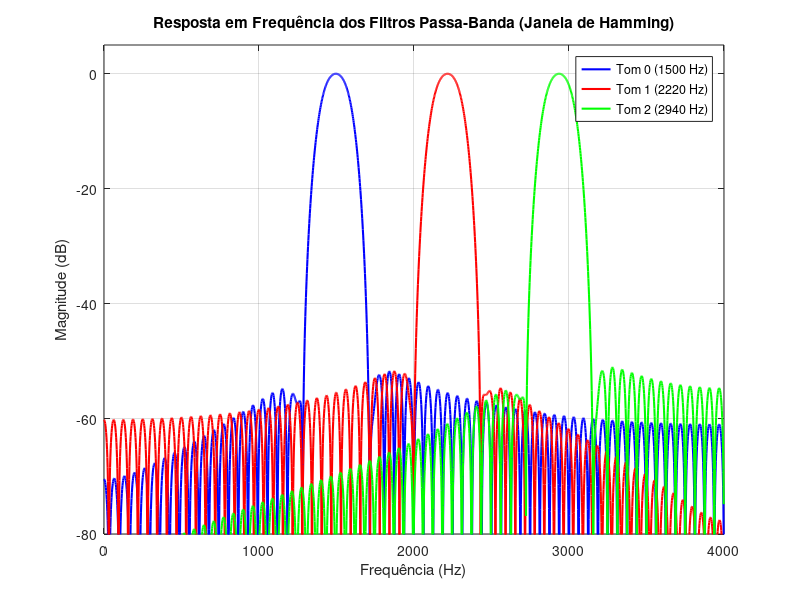

The MATLAB script that drew this image:
% -------------------------------------------------------------------------
% Projeto: Sistema de Controlo de Acesso via Tons
% Autores: Daniel Zamurca (118799) e Nicolas Sousa (119744) - Turma P3
% Script: Gerador de Coeficientes FIR e Gráfico de Frequência
% -------------------------------------------------------------------------

clear all; clc; close all;
pkg load signal; % (Deixa esta linha se estiveres no Octave)

%% 1. Parâmetros do Sistema
Fs = 8000;              % Frequência de amostragem (Hz)
N_taps = 128;           % Tamanho do filtro (128 amostras)
order = N_taps - 1;     % Ordem do filtro FIR (127)
BW = 100;               % Largura de banda (+/- 100 Hz)

% As frequências da Turma P3 e NMECs
f0 = 1500;
f1 = 2220;
f2 = 2940;

%% 2. Cálculo dos Filtros FIR (Com janela de Hamming)
h0 = fir1(order, [f0-BW, f0+BW]/(Fs/2), 'bandpass');
h1 = fir1(order, [f1-BW, f1+BW]/(Fs/2), 'bandpass');
h2 = fir1(order, [f2-BW, f2+BW]/(Fs/2), 'bandpass');

%% 3. Exportar Código C para o Terminal
fprintf('\n// --- COPIAR ESTES ARRAYS PARA O TOPO DO MAIN.C ---\n');
fprintf('#define N_TAPS %d\n\n', N_taps);

% Tom 0
fprintf('__attribute__((aligned(16))) const float filtro_tom0[%d] = {', N_taps);
fprintf('%f, ', h0(1:end-1)); fprintf('%f};\n\n', h0(end));

% Tom 1
fprintf('__attribute__((aligned(16))) const float filtro_tom1[%d] = {', N_taps);
fprintf('%f, ', h1(1:end-1)); fprintf('%f};\n\n', h1(end));

% Tom 2
fprintf('__attribute__((aligned(16))) const float filtro_tom2[%d] = {', N_taps);
fprintf('%f, ', h2(1:end-1)); fprintf('%f};\n', h2(end));
fprintf('// -----------------------------------------------------\n\n');

%% 4. Visualização: Resposta em Frequência (Para o Relatório)
figure('Position', [100, 100, 800, 500]);

% Calcular a resposta em frequência dos 3 filtros
[H0, f_plot] = freqz(h0, 1, 2048, Fs);
[H1, ~]      = freqz(h1, 1, 2048, Fs);
[H2, ~]      = freqz(h2, 1, 2048, Fs);

% Desenhar o gráfico de Magnitude (dB)
plot(f_plot, 20*log10(abs(H0)), 'b', 'LineWidth', 1.5); hold on;
plot(f_plot, 20*log10(abs(H1)), 'r', 'LineWidth', 1.5);
plot(f_plot, 20*log10(abs(H2)), 'g', 'LineWidth', 1.5);

% Formatação do gráfico
grid on;
xlabel('Frequência (Hz)');
ylabel('Magnitude (dB)');
title('Resposta em Frequência dos Filtros Passa-Banda (Janela de Hamming)');
legend('Tom 0 (1500 Hz)', 'Tom 1 (2220 Hz)', 'Tom 2 (2940 Hz)');
xlim([0 Fs/2]);
ylim([-80 5]);

saveas(gcf, 'Filtros.png');
